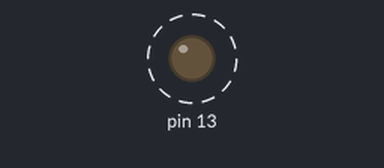
Recording of a sketch running on a simulated Arduino Mega 2560, built with avr-gcc and run on an emulated ATmega2560. Parts: output pins drawn as LEDs (lit = HIGH). Dashed ring = blinking.

Above: at 0.06 s.
Timing chart, 0 to 3.0 s (numbered marks = the images above):
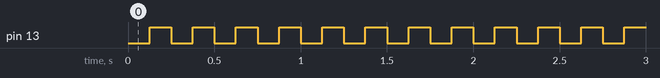

Measured:
- by itself, pin 13: alternates HIGH for 0.13 s and LOW for 0.13 s

The sketch:

Question7.ino
```cpp
/*
 * Bryce Monaco
 * CPE 301 (Lab Section 1102)
 * HW08 - Question 7 - Version 1.0
 *
 */

//Clock Pointers, See Mega Datasheet PDF Chapter 17.11 for Reg Summary
volatile unsigned char* thisTCCR1A = (unsigned char *) 0x80; //Contains WGM10 (bit 0) and WGN11 (bit 1)
volatile unsigned char* thisTCCR1B = (unsigned char *) 0x81; //Contains WGM12 (bit 3) and WGN13 (bit 4)
volatile unsigned char* thisTCCR1C = (unsigned char *) 0x82; //Contains FOC1A through C (bits 5 to 7)
volatile unsigned char* thisTIMSK1 = (unsigned char *) 0x6F; //Interrupt Mask Register
volatile unsigned int*  thisTCNT1  = (unsigned  int *) 0x84; //Timer1 Counter, 16b, H byte at 0x85
volatile unsigned char* thisTIFR1  = (unsigned char *) 0x36; //Contains TOV1 (overflow flag) (bit 0)

//GPIO Pointers for Port B, See Mega Datasheet PDF Chapter 33 pg 403
volatile unsigned char *portDDRB = (unsigned char *) 0x24;
volatile unsigned char *portB =    (unsigned char *) 0x25;

//Status Register
volatile unsigned char *thisSREG = (unsigned char *) 0x5F;

void MyDelay (unsigned long mSeconds);

void setup()
{
  // initialize digital pin LED_BUILTIN as an output.
  *portDDRB |= 0x80; //LED is conected to PB7, used for debugging
  *portB = 0x00; //Start with the LED off

  //Set the timer to Normal mode
  *thisTCCR1A = 0;
  *thisTCCR1B = 0;
  *thisTCCR1C = 0;
  *thisTIMSK1 = 0x01; //Enable interrupt

  *thisSREG |= 0x80; //Enable global interrupts

  //Run the timer for the first time to start the cycle
 InitializeTimer();

}

void loop()
{

}

/*
 * Note number of ticks (31250) was found with the following equation:
 *          ((1/x)/(6.25*10^-8))
 * Where x is the frequncy (in this case 8) and 6.25*10^-8 is the period of the CPU (1/16 MHz).
 * This gave 2,000,000 ticks at PS1 which is far too much so the clock is run at PS64 making
 * the amount of ticks required only 31,250
 *
 */

void InitializeTimer ()
{
  *thisTCCR1B &= 0xF8;              //Disable Timer
  *thisTCNT1 = (unsigned int) (65536 - 31250); //The timer will count up from the value to the max 65536
  *thisTCCR1B |= 0b00000011; //Run the timer at PS64

  return;

}

ISR(TIMER1_OVF_vect)
{
  if ((*portB & 0x80) == 0x80) //LED is on
  {
    *portB &= 0x7F; //Disable the LED

  } else
  {
    *portB |= 0x80; //Enable the LED

  }

  *thisTCCR1B &= 0xF8;              //Disable Timer
  *thisTCNT1 = (unsigned int) (65536 - 31250); //The timer will count up from the value to the max 65536
  *thisTCCR1B |= 0b00000011; //Run the timer at PS64

}
```
